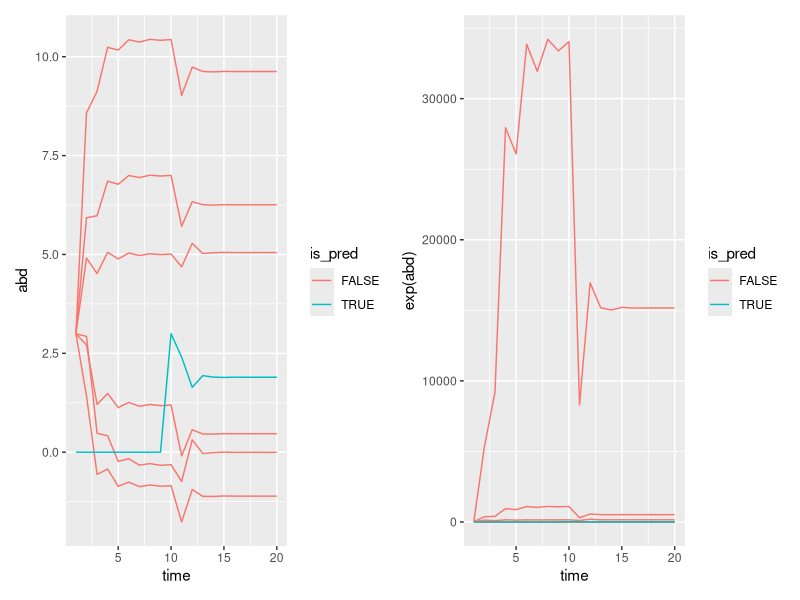

Recreate this plot in R.
library(patchwork)
library(tidyverse)


trans_competition <- function(vcomp){
  - exp(vcomp)
}

trans_consumption <- function(vprey, vpred){
  -(1 - plogis(vprey))/plogis(vpred)
}

trans_food_eaten <- function(vprey){
  1 - plogis(vprey)
}

trans_dens_depend <- function(vdens){
  plogis(vdens)
}

fill_competition <- function(mat,
                             res,
                             comp_vec){
  # browser()
  g <- tidyr::expand_grid(r1 = res, r2 = res) |>
    filter(r1 != r2)

  mat[as.matrix(g)] <- comp_vec

  return(mat)

}
# predation effects

fill_predation <- function(mat, res, con, pred_effect_vec){
  mat[as.matrix(expand.grid(res, con))] <- pred_effect_vec
  return(mat)
}

fill_food <- function(mat, res, con, food_effect_vec){
  mat[as.matrix(expand.grid(con, res))] <- food_effect_vec
  return(mat)

}

fill_dens_dep <- function(mat, res, con, dd_vec){
  stopifnot(
    (length(res) + length(con)) == length(diag(mat))
    )
  diag(mat) <- dd_vec
  return(mat)
}

simulate_interaction <- function(){
n_r <- 6
n_c <- 1
res <- 1:n_r
con <- (n_r+1):(n_r + n_c)

# competition
B_mat <- matrix(0, n_r + n_c, n_r + n_c)

comp_r <- rnorm(n_r^2 - n_r, mean = -2, sd = .3)
pred_r <- rnorm(n_r * n_c, mean = 0, sd = 1)
food_r <- rnorm(n_r * n_c, mean = 2, sd = 1)
dens_r <- rnorm(n_r + n_c, mean = -2, sd = .5)

B_mat_fill <- B_mat |>
  fill_competition(res = res,
                   comp_vec = comp_r |>
                     trans_competition()) |>
  fill_predation(res = res,
                 con = con,
                 pred_effect_vec =
                   trans_consumption(vprey = food_r,
                                     vpred = pred_r)) |>
  fill_food(res = res,
            con = con,
            food_effect_vec = food_r |>
              trans_food_eaten()) |>
  fill_dens_dep(res, con,
                dd_vec = dens_r |>
                  trans_dens_depend())



S <- n_r + n_c

# B <- matrix(rnorm(S*S, mean = 0, sd = .2), ncol=S, nrow=S)
# diag(B) <- rbeta(S, .6*7, .4*7)
A <- c(exp(rnorm(n = n_r, 1.5, .5)),
       -exp(rnorm(n = n_c, -1, .2)))
nsteps <- 20
pop_sizes <- matrix(0, nrow = S, ncol = nsteps)
start <- c(rep(log(20), times = S - n_c), rep(0, n_c))
pop_sizes[,1] <- start

introd_time <- 10

for (i in 2:nsteps){
  pop_sizes[,i] <- A + B_mat_fill %*% pop_sizes[,i-1]
  if(i < introd_time) {
    pop_sizes[con,i] = 0
  } else if(i == introd_time) {
    pop_sizes[con,i] = log(20)
  }
}

pop_sizes_long <- pop_sizes |>
  as.data.frame() |>
  rownames_to_column(var = "sp") |>
  pivot_longer(-sp, names_to = "time", values_to = "abd") |>
  mutate(time = parse_number(time))|>
  mutate(is_pred = sp %in% con)

# browser()
logplot <- pop_sizes_long |>
  ggplot(aes(x = time, y = abd,
             group = sp, col = is_pred)) + geom_line() +
  # facet_wrap(~sp, ncol = 1) +
  NULL


abdplot <- pop_sizes_long |>
  ggplot(aes(x = time, y = exp(abd), group = sp,
             col = is_pred)) + geom_line() +
  # facet_wrap(~sp, ncol = 1) +
  NULL
#
print(A)
print(B_mat_fill)
logplot + abdplot

}

simulate_interaction()

